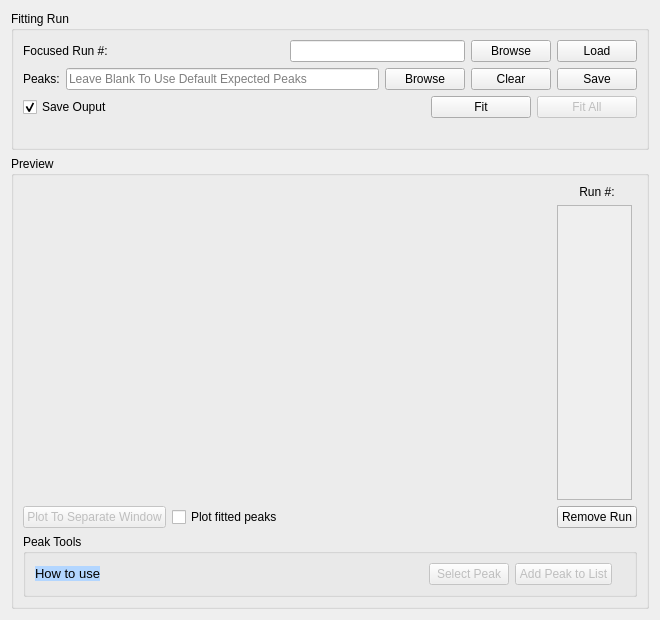
<?xml version="1.0" encoding="UTF-8"?>
<ui version="4.0">
 <class>EnggDiffractionQtTabFitting</class>
 <widget class="QWidget" name="EnggDiffractionQtTabFitting">
  <property name="geometry">
   <rect>
    <x>0</x>
    <y>0</y>
    <width>660</width>
    <height>620</height>
   </rect>
  </property>
  <property name="windowTitle">
   <string>Form</string>
  </property>
  <layout class="QGridLayout" name="gridLayout_3">
   <item row="0" column="0">
    <widget class="QGroupBox" name="groupBox_focus">
     <property name="title">
      <string>Fitting Run</string>
     </property>
     <layout class="QGridLayout" name="gridLayout_2">
      <item row="2" column="0">
       <layout class="QHBoxLayout" name="horizontalLayout_3">
        <item>
         <widget class="QCheckBox" name="checkBox">
          <property name="text">
           <string>Save Ouput</string>
          </property>
          <property name="checked">
           <bool>true</bool>
          </property>
         </widget>
        </item>
        <item>
         <spacer name="horizontalSpacer_3">
          <property name="orientation">
           <enum>Qt::Horizontal</enum>
          </property>
          <property name="sizeHint" stdset="0">
           <size>
            <width>238</width>
            <height>20</height>
           </size>
          </property>
         </spacer>
        </item>
        <item>
         <widget class="QPushButton" name="pushButton_fit">
          <property name="minimumSize">
           <size>
            <width>100</width>
            <height>0</height>
           </size>
          </property>
          <property name="text">
           <string>Fit</string>
          </property>
         </widget>
        </item>
        <item>
         <widget class="QPushButton" name="pushButton_fit_all">
          <property name="enabled">
           <bool>false</bool>
          </property>
          <property name="minimumSize">
           <size>
            <width>100</width>
            <height>0</height>
           </size>
          </property>
          <property name="text">
           <string>Fit All</string>
          </property>
         </widget>
        </item>
       </layout>
      </item>
      <item row="3" column="0">
       <layout class="QHBoxLayout" name="horizontalLayout">
        <item>
         <spacer name="horizontalSpacer_15">
          <property name="orientation">
           <enum>Qt::Horizontal</enum>
          </property>
          <property name="sizeHint" stdset="0">
           <size>
            <width>38</width>
            <height>20</height>
           </size>
          </property>
         </spacer>
        </item>
       </layout>
      </item>
      <item row="0" column="0">
       <layout class="QHBoxLayout" name="horizontalLayout_15">
        <item>
         <widget class="QLabel" name="label_fitting_run_number">
          <property name="text">
           <string>Focused Run #:</string>
          </property>
         </widget>
        </item>
        <item>
         <spacer name="horizontalSpacer_14">
          <property name="orientation">
           <enum>Qt::Horizontal</enum>
          </property>
          <property name="sizeHint" stdset="0">
           <size>
            <width>98</width>
            <height>20</height>
           </size>
          </property>
         </spacer>
        </item>
        <item>
         <widget class="QLineEdit" name="lineEdit_pushButton_run_num">
          <property name="sizePolicy">
           <sizepolicy hsizetype="Expanding" vsizetype="Fixed">
            <horstretch>0</horstretch>
            <verstretch>0</verstretch>
           </sizepolicy>
          </property>
          <property name="text">
           <string/>
          </property>
          <property name="readOnly">
           <bool>false</bool>
          </property>
         </widget>
        </item>
        <item>
         <widget class="QPushButton" name="pushButton_fitting_browse_run_num">
          <property name="enabled">
           <bool>true</bool>
          </property>
          <property name="text">
           <string>Browse</string>
          </property>
         </widget>
        </item>
        <item>
         <widget class="QPushButton" name="pushButton_load">
          <property name="text">
           <string>Load</string>
          </property>
         </widget>
        </item>
       </layout>
      </item>
      <item row="1" column="0">
       <layout class="QHBoxLayout" name="horizontalLayout_8">
        <item>
         <widget class="QLabel" name="label_fitting_peaks">
          <property name="text">
           <string>Peaks:</string>
          </property>
         </widget>
        </item>
        <item>
         <widget class="QLineEdit" name="lineEdit_fitting_peaks">
          <property name="sizePolicy">
           <sizepolicy hsizetype="Expanding" vsizetype="Fixed">
            <horstretch>1</horstretch>
            <verstretch>0</verstretch>
           </sizepolicy>
          </property>
          <property name="text">
           <string/>
          </property>
          <property name="readOnly">
           <bool>false</bool>
          </property>
          <property name="placeholderText">
           <string>Leave Blank To Use Default Expected Peaks</string>
          </property>
         </widget>
        </item>
        <item>
         <widget class="QPushButton" name="pushButton_fitting_browse_peaks">
          <property name="enabled">
           <bool>true</bool>
          </property>
          <property name="text">
           <string>Browse</string>
          </property>
         </widget>
        </item>
        <item>
         <widget class="QPushButton" name="pushButton_clear_peak_list">
          <property name="text">
           <string>Clear</string>
          </property>
         </widget>
        </item>
        <item>
         <widget class="QPushButton" name="pushButton_save_peak_list">
          <property name="enabled">
           <bool>true</bool>
          </property>
          <property name="text">
           <string>Save</string>
          </property>
         </widget>
        </item>
       </layout>
      </item>
     </layout>
    </widget>
   </item>
   <item row="1" column="0">
    <widget class="QGroupBox" name="groupBox_fititng_preview">
     <property name="sizePolicy">
      <sizepolicy hsizetype="Expanding" vsizetype="Expanding">
       <horstretch>4</horstretch>
       <verstretch>2</verstretch>
      </sizepolicy>
     </property>
     <property name="minimumSize">
      <size>
       <width>596</width>
       <height>111</height>
      </size>
     </property>
     <property name="sizeIncrement">
      <size>
       <width>2</width>
       <height>2</height>
      </size>
     </property>
     <property name="title">
      <string>Preview</string>
     </property>
     <layout class="QGridLayout" name="gridLayout">
      <item row="3" column="0">
       <layout class="QHBoxLayout" name="horizontalLayout_peak_button_3">
        <item>
         <widget class="QPushButton" name="pushButton_plot_separate_window">
          <property name="enabled">
           <bool>false</bool>
          </property>
          <property name="text">
           <string>Plot To Separate Window</string>
          </property>
         </widget>
        </item>
        <item>
         <widget class="QCheckBox" name="checkBox_plotFittedPeaks">
          <property name="text">
           <string>Plot fitted peaks</string>
          </property>
         </widget>
        </item>
        <item>
         <spacer name="horizontalSpacer_19">
          <property name="orientation">
           <enum>Qt::Horizontal</enum>
          </property>
          <property name="sizeHint" stdset="0">
           <size>
            <width>38</width>
            <height>20</height>
           </size>
          </property>
         </spacer>
        </item>
       </layout>
      </item>
      <item row="3" column="1">
       <spacer name="horizontalSpacer">
        <property name="orientation">
         <enum>Qt::Horizontal</enum>
        </property>
        <property name="sizeHint" stdset="0">
         <size>
          <width>187</width>
          <height>20</height>
         </size>
        </property>
       </spacer>
      </item>
      <item row="1" column="3">
       <widget class="QLabel" name="label_qlist_bank">
        <property name="layoutDirection">
         <enum>Qt::LeftToRight</enum>
        </property>
        <property name="text">
         <string>Run #:</string>
        </property>
        <property name="alignment">
         <set>Qt::AlignCenter</set>
        </property>
       </widget>
      </item>
      <item row="2" column="3">
       <layout class="QVBoxLayout" name="verticalLayout_2">
        <item>
         <widget class="QListWidget" name="listWidget_fitting_run_num">
          <property name="enabled">
           <bool>false</bool>
          </property>
          <property name="minimumSize">
           <size>
            <width>40</width>
            <height>0</height>
           </size>
          </property>
          <property name="maximumSize">
           <size>
            <width>75</width>
            <height>16777215</height>
           </size>
          </property>
         </widget>
        </item>
       </layout>
      </item>
      <item row="4" column="0" colspan="4">
       <widget class="QGroupBox" name="groupBox_peak_tools">
        <property name="title">
         <string>Peak Tools</string>
        </property>
        <layout class="QHBoxLayout" name="horizontalLayout_2">
         <item>
          <widget class="QPushButton" name="pushButton_tooltip">
           <property name="font">
            <font>
             <pointsize>10</pointsize>
            </font>
           </property>
           <property name="toolTip">
            <string>&lt;html&gt;&lt;head/&gt;&lt;body&gt;&lt;p&gt;&lt;span style=&quot; font-weight:600; font-style:italic;&quot;&gt;Shift+ Left Click&lt;/span&gt; to select peak then click &lt;span style=&quot; font-weight:600; font-style:italic;&quot;&gt;Add Peak to List &lt;/span&gt;to add to list of peaks.&lt;/p&gt;&lt;p&gt;&lt;span style=&quot; font-weight:600; font-style:italic;&quot;&gt;Left Click+Drag &lt;/span&gt;to zoom into an area within the peak display.&lt;/p&gt;&lt;p&gt;&lt;span style=&quot; font-weight:600; font-style:italic;&quot;&gt;Right Click&lt;/span&gt; to return to original zoom size.&lt;/p&gt;&lt;p&gt;Selected peaks can be removed from the top of the interface&lt;/p&gt;&lt;/body&gt;&lt;/html&gt;</string>
           </property>
           <property name="styleSheet">
            <string notr="true">border: 0px;
background-color: rgb(179, 214, 255)</string>
           </property>
           <property name="text">
            <string>How to use</string>
           </property>
           <property name="flat">
            <bool>false</bool>
           </property>
          </widget>
         </item>
         <item>
          <spacer name="horizontalSpacer_2">
           <property name="orientation">
            <enum>Qt::Horizontal</enum>
           </property>
           <property name="sizeHint" stdset="0">
            <size>
             <width>289</width>
             <height>20</height>
            </size>
           </property>
          </spacer>
         </item>
         <item>
          <layout class="QHBoxLayout" name="horizontalLayout_peak_button">
           <item>
            <spacer name="horizontalSpacer_17">
             <property name="orientation">
              <enum>Qt::Horizontal</enum>
             </property>
             <property name="sizeHint" stdset="0">
              <size>
               <width>38</width>
               <height>20</height>
              </size>
             </property>
            </spacer>
           </item>
           <item>
            <widget class="QPushButton" name="pushButton_select_peak">
             <property name="enabled">
              <bool>false</bool>
             </property>
             <property name="text">
              <string>Select Peak</string>
             </property>
            </widget>
           </item>
           <item>
            <widget class="QPushButton" name="pushButton_add_peak">
             <property name="enabled">
              <bool>false</bool>
             </property>
             <property name="text">
              <string>Add Peak to List</string>
             </property>
            </widget>
           </item>
           <item>
            <widget class="QLabel" name="label_comboBox_fitting_bank_3">
             <property name="text">
              <string/>
             </property>
            </widget>
           </item>
          </layout>
         </item>
        </layout>
       </widget>
      </item>
      <item row="3" column="3">
       <widget class="QPushButton" name="pushButton_remove_run">
        <property name="text">
         <string>Remove Run</string>
        </property>
       </widget>
      </item>
      <item row="1" column="0" rowspan="2" colspan="2">
       <widget class="MantidQt::MantidWidgets::PreviewPlot" name="previewPlot" native="true"/>
      </item>
     </layout>
    </widget>
   </item>
  </layout>
 </widget>
 <customwidgets>
  <customwidget>
   <class>MantidQt::MantidWidgets::PreviewPlot</class>
   <extends>QWidget</extends>
   <header>MantidQtWidgets/Plotting/PreviewPlot.h</header>
   <container>1</container>
  </customwidget>
 </customwidgets>
 <resources/>
 <connections/>
</ui>
